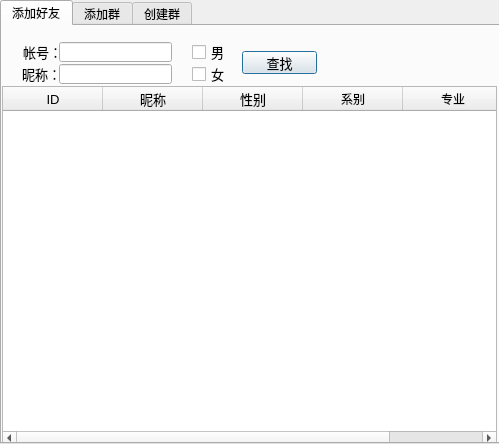
<?xml version="1.0" encoding="UTF-8"?>
<ui version="4.0">
 <class>AddInfo</class>
 <widget class="QDialog" name="AddInfo">
  <property name="geometry">
   <rect>
    <x>0</x>
    <y>0</y>
    <width>499</width>
    <height>444</height>
   </rect>
  </property>
  <property name="windowTitle">
   <string>Dialog</string>
  </property>
  <widget class="QTabWidget" name="tabWidget">
   <property name="geometry">
    <rect>
     <x>0</x>
     <y>0</y>
     <width>500</width>
     <height>444</height>
    </rect>
   </property>
   <property name="currentIndex">
    <number>0</number>
   </property>
   <property name="iconSize">
    <size>
     <width>16</width>
     <height>16</height>
    </size>
   </property>
   <widget class="QWidget" name="addfriend">
    <attribute name="title">
     <string>添加好友</string>
    </attribute>
    <widget class="QLabel" name="label">
     <property name="geometry">
      <rect>
       <x>21</x>
       <y>16</y>
       <width>41</width>
       <height>20</height>
      </rect>
     </property>
     <property name="styleSheet">
      <string notr="true">font: 10pt</string>
     </property>
     <property name="text">
      <string>帐号：</string>
     </property>
    </widget>
    <widget class="QLabel" name="label_2">
     <property name="geometry">
      <rect>
       <x>20</x>
       <y>40</y>
       <width>40</width>
       <height>16</height>
      </rect>
     </property>
     <property name="styleSheet">
      <string notr="true">font: 10pt</string>
     </property>
     <property name="text">
      <string>昵称：</string>
     </property>
    </widget>
    <widget class="QLineEdit" name="friend_id">
     <property name="geometry">
      <rect>
       <x>57</x>
       <y>16</y>
       <width>113</width>
       <height>20</height>
      </rect>
     </property>
     <property name="styleSheet">
      <string notr="true">font: 10pt</string>
     </property>
    </widget>
    <widget class="QLineEdit" name="friend_name">
     <property name="geometry">
      <rect>
       <x>57</x>
       <y>38</y>
       <width>113</width>
       <height>20</height>
      </rect>
     </property>
    </widget>
    <widget class="QCheckBox" name="male">
     <property name="geometry">
      <rect>
       <x>190</x>
       <y>18</y>
       <width>71</width>
       <height>16</height>
      </rect>
     </property>
     <property name="styleSheet">
      <string notr="true">font: 10pt</string>
     </property>
     <property name="text">
      <string>男</string>
     </property>
     <property name="checked">
      <bool>false</bool>
     </property>
    </widget>
    <widget class="QCheckBox" name="female">
     <property name="geometry">
      <rect>
       <x>190</x>
       <y>40</y>
       <width>71</width>
       <height>16</height>
      </rect>
     </property>
     <property name="styleSheet">
      <string notr="true">font: 10pt</string>
     </property>
     <property name="text">
      <string>女</string>
     </property>
    </widget>
    <widget class="QPushButton" name="friend_searchbtn">
     <property name="geometry">
      <rect>
       <x>240</x>
       <y>25</y>
       <width>75</width>
       <height>23</height>
      </rect>
     </property>
     <property name="styleSheet">
      <string notr="true">font: 10pt</string>
     </property>
     <property name="text">
      <string>查找</string>
     </property>
    </widget>
    <widget class="QTableWidget" name="friend_table">
     <property name="geometry">
      <rect>
       <x>0</x>
       <y>60</y>
       <width>495</width>
       <height>360</height>
      </rect>
     </property>
     <property name="editTriggers">
      <set>QAbstractItemView::NoEditTriggers</set>
     </property>
     <column>
      <property name="text">
       <string>ID</string>
      </property>
      <property name="font">
       <font>
        <pointsize>10</pointsize>
       </font>
      </property>
     </column>
     <column>
      <property name="text">
       <string>昵称</string>
      </property>
      <property name="font">
       <font>
        <pointsize>10</pointsize>
       </font>
      </property>
     </column>
     <column>
      <property name="text">
       <string>性别</string>
      </property>
      <property name="font">
       <font>
        <pointsize>10</pointsize>
       </font>
      </property>
     </column>
     <column>
      <property name="text">
       <string>系别</string>
      </property>
     </column>
     <column>
      <property name="text">
       <string>专业</string>
      </property>
     </column>
    </widget>
   </widget>
   <widget class="QWidget" name="addgroup">
    <attribute name="title">
     <string>添加群</string>
    </attribute>
    <widget class="QLabel" name="label_3">
     <property name="geometry">
      <rect>
       <x>10</x>
       <y>20</y>
       <width>81</width>
       <height>16</height>
      </rect>
     </property>
     <property name="styleSheet">
      <string notr="true">font: 12pt</string>
     </property>
     <property name="text">
      <string>聊天室ID：</string>
     </property>
    </widget>
    <widget class="QLineEdit" name="group_id">
     <property name="geometry">
      <rect>
       <x>90</x>
       <y>20</y>
       <width>181</width>
       <height>22</height>
      </rect>
     </property>
     <property name="styleSheet">
      <string notr="true">font: 12pt</string>
     </property>
     <property name="text">
      <string/>
     </property>
    </widget>
    <widget class="QPushButton" name="group_searchbtn">
     <property name="geometry">
      <rect>
       <x>290</x>
       <y>30</y>
       <width>75</width>
       <height>23</height>
      </rect>
     </property>
     <property name="text">
      <string>查找</string>
     </property>
    </widget>
    <widget class="QTableWidget" name="group_table">
     <property name="geometry">
      <rect>
       <x>0</x>
       <y>79</y>
       <width>495</width>
       <height>341</height>
      </rect>
     </property>
     <column>
      <property name="text">
       <string>ID</string>
      </property>
     </column>
     <column>
      <property name="text">
       <string>群名称</string>
      </property>
     </column>
    </widget>
    <widget class="QLabel" name="label_4">
     <property name="geometry">
      <rect>
       <x>10</x>
       <y>50</y>
       <width>71</width>
       <height>20</height>
      </rect>
     </property>
     <property name="styleSheet">
      <string notr="true">font: 12pt</string>
     </property>
     <property name="text">
      <string>聊天室名:</string>
     </property>
    </widget>
    <widget class="QLineEdit" name="group_name">
     <property name="geometry">
      <rect>
       <x>90</x>
       <y>50</y>
       <width>181</width>
       <height>22</height>
      </rect>
     </property>
     <property name="styleSheet">
      <string notr="true">font: 12pt</string>
     </property>
     <property name="text">
      <string/>
     </property>
    </widget>
   </widget>
   <widget class="QWidget" name="creatgroup">
    <attribute name="title">
     <string>创建群</string>
    </attribute>
    <widget class="QPushButton" name="c_btn">
     <property name="geometry">
      <rect>
       <x>180</x>
       <y>90</y>
       <width>75</width>
       <height>23</height>
      </rect>
     </property>
     <property name="text">
      <string>创建</string>
     </property>
    </widget>
    <widget class="QWidget" name="layoutWidget">
     <property name="geometry">
      <rect>
       <x>90</x>
       <y>30</y>
       <width>255</width>
       <height>52</height>
      </rect>
     </property>
     <layout class="QGridLayout" name="gridLayout">
      <item row="0" column="0">
       <widget class="QLabel" name="label_5">
        <property name="styleSheet">
         <string notr="true">font: 12pt</string>
        </property>
        <property name="text">
         <string>聊天室ID：</string>
        </property>
       </widget>
      </item>
      <item row="0" column="1">
       <widget class="QLineEdit" name="c_group_id">
        <property name="styleSheet">
         <string notr="true">font: 12pt</string>
        </property>
        <property name="text">
         <string/>
        </property>
       </widget>
      </item>
      <item row="1" column="0">
       <widget class="QLabel" name="label_6">
        <property name="styleSheet">
         <string notr="true">font: 12pt</string>
        </property>
        <property name="text">
         <string>聊天室名:</string>
        </property>
       </widget>
      </item>
      <item row="1" column="1">
       <widget class="QLineEdit" name="c_group_name">
        <property name="styleSheet">
         <string notr="true">font: 12pt</string>
        </property>
        <property name="text">
         <string/>
        </property>
       </widget>
      </item>
     </layout>
    </widget>
   </widget>
  </widget>
 </widget>
 <resources/>
 <connections/>
</ui>
